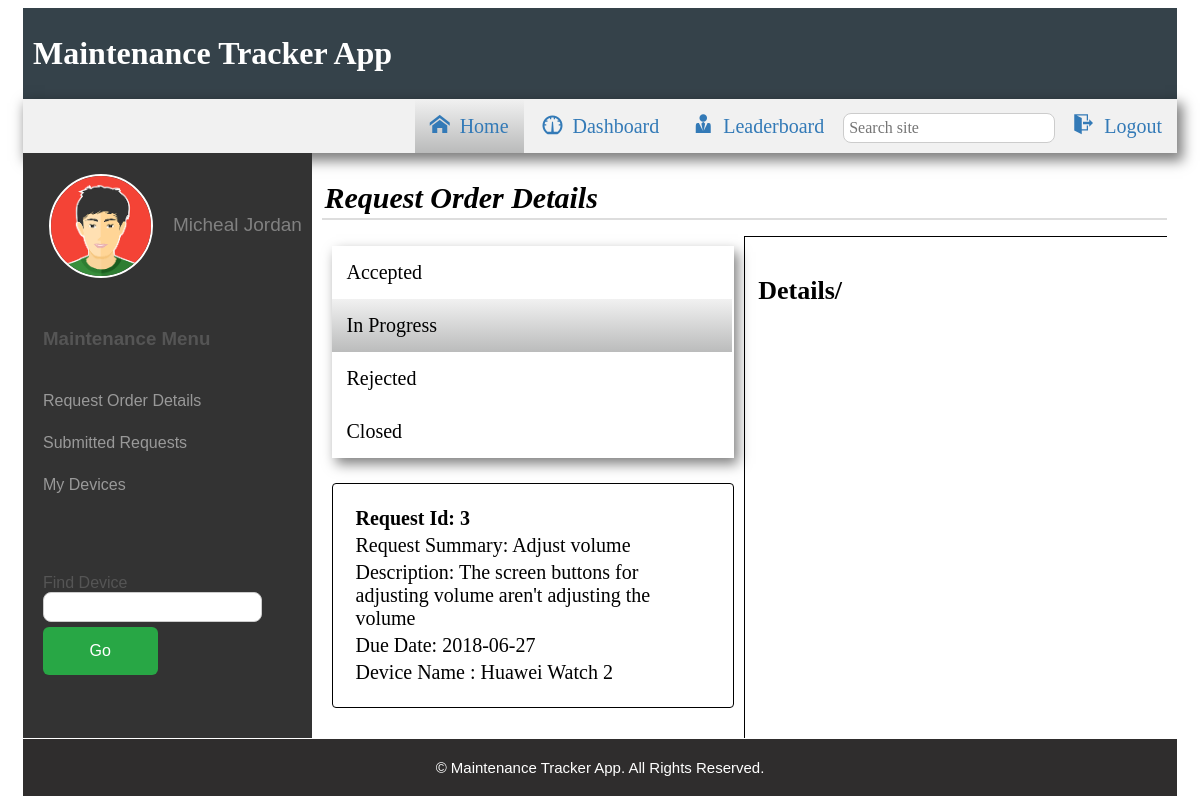
Page /view/requestOrderInProgress.php (signed in) on the committed database.
### tables this page shows
CREATE TABLE `requests` (
  `OrderId` int(20) NOT NULL,
  `OrderTitle` varchar(6000) NOT NULL,
  `OrderDesc` varchar(6000) NOT NULL,
  `DueDate` date NOT NULL,
  `DeviceName` varchar(400) NOT NULL,
  `Status` varchar(400) NOT NULL,
  `UserId` int(20) NOT NULL,
  `DeviceId` int(20) NOT NULL
);

### view/requestOrderInProgress.php (called while the page is built, shortened)
<?php
	include '../includes/dbconnection.php';
	include '../includes/user.inc.php';
	include '../includes/requests.inc.php';
	include '../functions/headers.php';
	include '../functions/navigations.php';
	require_once '../functions/content.inc.php';
	display_requestDetails_menu2();
	display_requestDetails_content(2);
	include '../includes/footer-2.php';
?>

### includes/dbconnection.php (called while the page is built, shortened)
<?php
class Database
{
	private $servername = 'localhost';
	private $username = 'id6457595_root';
	private $password = 'emmanuelnika';
	private $dbname = 'app_tracker';
  	public function connect()
  	{
    	$connection = new mysqli($this->servername,
    	  $this->username, $this->password, $this->dbname);
    	return $connection;
  	}
}
?>

### includes/requests.inc.php (called while the page is built, shortened)
<?php
class Request extends User
{
	public function viewRequestDet($userId, $status)
	{
		$result = mysqli_query($this->connect(),"SELECT * FROM requests WHERE Status='$status' AND UserId='$userId'");
		return $result;
	}
}

### functions/content.inc.php (the view, shortened to what this page needs)
<?php
    function display_requestDetails_menu2() {
        echo '
            <div class="body-content">
                <h2>Request Order Details</h2>
                <div class="content-container">
                    <div class="tb1">
                        <div class="assets-menu">
                            <ul class="assets-nav">
                                <li><a class="btn2 btn2-2" href="requestOrder.php">Accepted</a></li>
                                <li><a class="btn2 btn2-2 active-2" href="requestOrderInProgress.php">In Progress</a></li>
                                <li><a class="btn2 btn2-2" href="requestOrderRejected.php">Rejected</a></li>
                                <li><a class="btn2 btn2-2" href="requestOrderClosed.php">Closed</a></li>
                            </ul>
                        </div>
                        ';
    }
    function display_requestDetails_content($num) {
                        echo "<div style='padding-top: 25px'></div>";
                            $userObject = new Request();
                            $userId = $_SESSION['login_id'];
                            if ($num == 2) {
                                $result = $userObject->viewRequestDet($userId, $status='Started');
                                if (mysqli_num_rows($result) > 0) {
                                    while($row = mysqli_fetch_assoc($result)) {
                                        echo "<table class='table'>
                                                <tr>
                                                    <th>Request Id: ". $row["OrderId"]. "</th>
                                                </tr>
                                                <tr>
                                                    <td>Request Summary: " . $row["OrderTitle"]. "</td>
                                                </tr>
                                                <tr>
                                                    <td>Description: " . $row["OrderDesc"]. "</td>
                                                </tr>
                                                <tr>
                                                    <td>Due Date: " . $row["DueDate"]. "</td>
                                                </tr>
                                                <tr>
                                                    <td>Device Name : " . $row["DeviceName"]. "</td>
                                                </tr>
                                            </table>";
                                        }
                                } else {
                                    echo "<div class='not-found'> No requests available yet</div>";
                                }
                            }
                        echo "
                                </div>
                                <div class='tb2'>
                                    <h3>Details/</h3>
                                </div>
                            </div>
                          </div>
                    </div>
                    ";
    }
?>

### assets/css/userstyle.css (style rules this page uses)
ul { list-style-type: none; margin: 0; padding: 0; background-color: #f1f1f1; }
.body-content { grid-area: content2; color: #000; padding: 0px 10px; }
.body-content h2 { font-weight: bold; font-style: italic; border-bottom: 2px solid #ddd; margin-bottom: 16px !important; font-size: 30px; padding: 3px; }
.body-content h3 { font-weight: bold; margin-bottom: 16px !important; font-size: 26px; padding: 3px; }
a { color: #337ab7; text-decoration: none; background-color: transparent; }
ul { background: transparent; }
.btn2 { -webkit-transition-duration: 0.4s; transition-duration: 0.4s; border-radius: 8px; }
.content-container { display: grid; grid-template-columns: 2fr 2fr; grid-template-areas: "table1 table2"; }
.tb1 { grid-area: table1; padding: 10px; }
.tb2 { grid-area: table2; padding: 10px; border-top: 1px solid #000; border-left: 1px solid #000; }
.assets-menu { display: block; box-shadow: 4px 6px 12px 0px rgba(0, 0, 0, 0.5); }
.assets-nav { list-style-type: none; text-align: left; margin: 0px; padding: 0px; font-size: 20px; }
.assets-nav li { cursor: pointer; display: inline; vertical-align: middle; }
.assets-nav li a { display: inline-block; color: #000; text-decoration: none; vertical-align: middle; padding: 15px; }
@media (max-width: 1280px) { .assets-nav li { display: block; } }
@media (max-width: 1280px) { .assets-nav li a { margin: 0px; width: 92%; padding: 15px; } }
.active-2 { background: linear-gradient( #f1f1f1, rgba(180, 181, 181, 0.91)); border-radius: 0px; }
.table, .not-found { border: 1px solid #000; border-radius: 4px; padding: 20px; margin: 0px 0px 20px 0px; font-size: 20px; text-align: left; }
.table { width: 100%; }

### rows in the picture
requests: OrderId "3", OrderTitle "Adjust volume", OrderDesc "The screen buttons for adjusting volume aren't adjusting the volume", DueDate "2018-06-27", DeviceName "Huawei Watch 2"

### other values in the picture
$login_session "Micheal Jordan"
